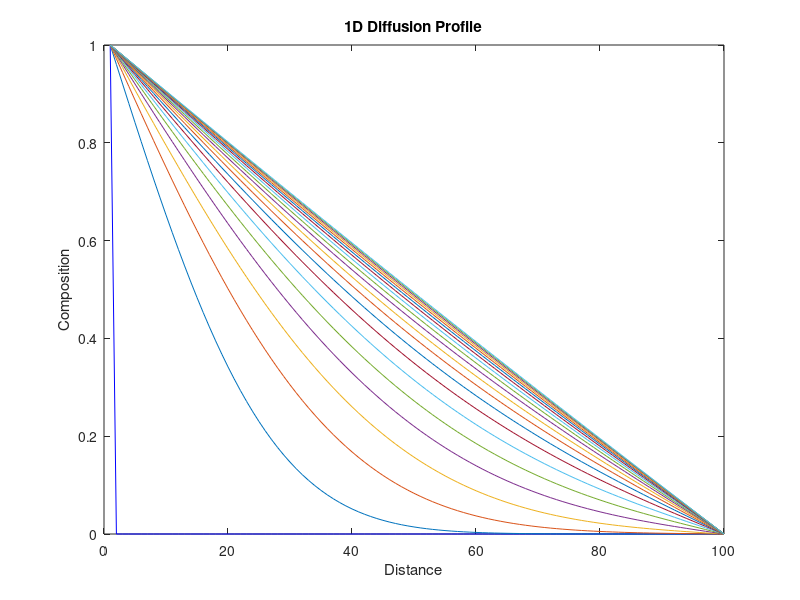

Recreate this plot in MATLAB.
clear all;
%Parameters
N=100;
dx=0.5;
dt=0.1;
D=1;
alpha=D*dt/((dx)^2);

%Declarations
conc=zeros(N, 1);
conc_old=zeros(N, 1);
A=zeros(N, N);

%Boundary Conditions: Left end - Diricilet
conc(1)=1;
conc(N)=0;
A(1,1)=1;
A(N,N)=0;

for j=1:N
    conc_old(j, 1)=conc(j, 1);
end

%Plot initial profile
plot(conc, 'b'), xlabel('Distance'), ylabel('Composition');
title('1D Diffusion Profile');
hold on

%Putting together the matrix

%Diagonal
for j=2:N
    A(j,j)=1+2*alpha;
end

%Lower Diagonal
for j=2:N-1
    A(j,j-1)= -alpha;
end

%Upper Diagonal
for j=3:N
    A(j-1,j)= -alpha;
end

%Evolving the profile

%Loop for plotting
for k=1:20
    
    %Loop for time steps
    for i=1:500
        conc=A \ conc_old;
        
        %Loop for reassigning new c matrix as old
        for j=1:N
            conc_old(j)=conc(j);
        end
    end
    plot (conc)
end

